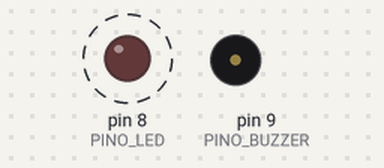
Simulated run of this sketch. Board: Arduino Uno, built with avr-gcc and run on an emulated ATmega328P. Shown: output pins drawn as LEDs (lit = HIGH), buzzer (waves = sounding, pin HIGH). Dashed ring = blinking.

Above: at 1.1 s.
Timing chart, 0 to 4.6 s (numbered marks = the images above):
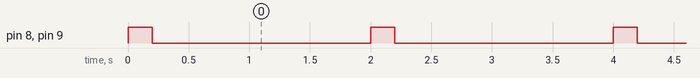

Measured:
- by itself, pin 8 (PINO_LED), pin 9 (PINO_BUZZER): alternates HIGH for 0.20 s and LOW for 1.8 s

The sketch:

sketch.ino
```cpp
// Lab 1 — LED de status + buzzer: pulso de 200 ms a cada 2 s

const int PINO_LED    = 8;   // LED com resistor de 220 Ω em série
const int PINO_BUZZER = 9;   // buzzer ativo

const unsigned long TEMPO_ACESO   = 200;
const unsigned long TEMPO_APAGADO = 1800;

void setup() {
  pinMode(PINO_LED, OUTPUT);
  pinMode(PINO_BUZZER, OUTPUT);
}

void loop() {
  digitalWrite(PINO_LED, HIGH);
  digitalWrite(PINO_BUZZER, HIGH);   // liga junto com o LED
  delay(TEMPO_ACESO);
  digitalWrite(PINO_LED, LOW);
  digitalWrite(PINO_BUZZER, LOW);    // desliga junto com o LED
  delay(TEMPO_APAGADO);
}
```
